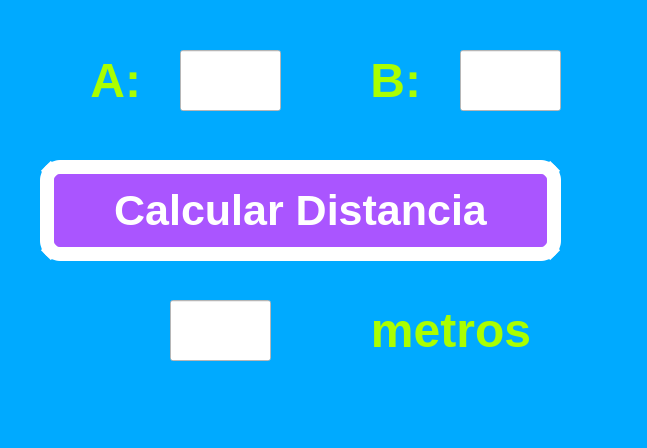
<?xml version="1.0" encoding="UTF-8"?>
<ui version="4.0">
 <class>MainWindow</class>
 <widget class="QMainWindow" name="MainWindow">
  <property name="geometry">
   <rect>
    <x>0</x>
    <y>0</y>
    <width>647</width>
    <height>448</height>
   </rect>
  </property>
  <property name="windowTitle">
   <string>MainWindow</string>
  </property>
  <property name="styleSheet">
   <string notr="true">background-color: rgb(0, 170, 255);
</string>
  </property>
  <widget class="QWidget" name="centralwidget">
   <widget class="QPushButton" name="btn_distancia">
    <property name="geometry">
     <rect>
      <x>40</x>
      <y>160</y>
      <width>521</width>
      <height>101</height>
     </rect>
    </property>
    <property name="font">
     <font>
      <pointsize>32</pointsize>
      <weight>75</weight>
      <bold>true</bold>
     </font>
    </property>
    <property name="styleSheet">
     <string notr="true">background-color: rgb(170, 85, 255);
color: rgb(255, 255, 255);
border-radius:20px;
border: 14px solid white;</string>
    </property>
    <property name="text">
     <string>Calcular Distancia</string>
    </property>
   </widget>
   <widget class="QLabel" name="labelA">
    <property name="geometry">
     <rect>
      <x>40</x>
      <y>30</y>
      <width>101</width>
      <height>101</height>
     </rect>
    </property>
    <property name="text">
     <string>&lt;html&gt;&lt;head/&gt;&lt;body&gt;&lt;p align=&quot;right&quot;&gt;&lt;span style=&quot; font-size:36pt; font-weight:600; color:#aaff00;&quot;&gt;A:&lt;/span&gt;&lt;/p&gt;&lt;/body&gt;&lt;/html&gt;</string>
    </property>
   </widget>
   <widget class="QLineEdit" name="txt_A">
    <property name="geometry">
     <rect>
      <x>180</x>
      <y>50</y>
      <width>101</width>
      <height>61</height>
     </rect>
    </property>
    <property name="styleSheet">
     <string notr="true">background-color: rgb(255, 255, 255);
font: 36pt &quot;MS Shell Dlg 2&quot;;</string>
    </property>
    <property name="text">
     <string/>
    </property>
    <property name="alignment">
     <set>Qt::AlignCenter</set>
    </property>
   </widget>
   <widget class="QLineEdit" name="txt_B">
    <property name="geometry">
     <rect>
      <x>460</x>
      <y>50</y>
      <width>101</width>
      <height>61</height>
     </rect>
    </property>
    <property name="styleSheet">
     <string notr="true">background-color: rgb(255, 255, 255);
font: 36pt &quot;MS Shell Dlg 2&quot;;</string>
    </property>
    <property name="text">
     <string/>
    </property>
    <property name="alignment">
     <set>Qt::AlignCenter</set>
    </property>
   </widget>
   <widget class="QLabel" name="labelB">
    <property name="geometry">
     <rect>
      <x>320</x>
      <y>30</y>
      <width>101</width>
      <height>101</height>
     </rect>
    </property>
    <property name="text">
     <string>&lt;html&gt;&lt;head/&gt;&lt;body&gt;&lt;p align=&quot;right&quot;&gt;&lt;span style=&quot; font-size:36pt; font-weight:600; color:#aaff00;&quot;&gt;B:&lt;/span&gt;&lt;/p&gt;&lt;/body&gt;&lt;/html&gt;</string>
    </property>
   </widget>
   <widget class="QLineEdit" name="txt_resultado">
    <property name="geometry">
     <rect>
      <x>170</x>
      <y>300</y>
      <width>101</width>
      <height>61</height>
     </rect>
    </property>
    <property name="styleSheet">
     <string notr="true">background-color: rgb(255, 255, 255);
font: 36pt &quot;MS Shell Dlg 2&quot;;</string>
    </property>
    <property name="text">
     <string/>
    </property>
    <property name="alignment">
     <set>Qt::AlignCenter</set>
    </property>
   </widget>
   <widget class="QLabel" name="labelSuma">
    <property name="geometry">
     <rect>
      <x>280</x>
      <y>290</y>
      <width>251</width>
      <height>81</height>
     </rect>
    </property>
    <property name="text">
     <string>&lt;html&gt;&lt;head/&gt;&lt;body&gt;&lt;p align=&quot;right&quot;&gt;&lt;span style=&quot; font-size:36pt; font-weight:600; color:#aaff00;&quot;&gt;metros&lt;/span&gt;&lt;/p&gt;&lt;/body&gt;&lt;/html&gt;</string>
    </property>
   </widget>
  </widget>
  <widget class="QMenuBar" name="menubar">
   <property name="geometry">
    <rect>
     <x>0</x>
     <y>0</y>
     <width>647</width>
     <height>26</height>
    </rect>
   </property>
  </widget>
  <widget class="QStatusBar" name="statusbar"/>
 </widget>
 <resources/>
 <connections/>
</ui>
